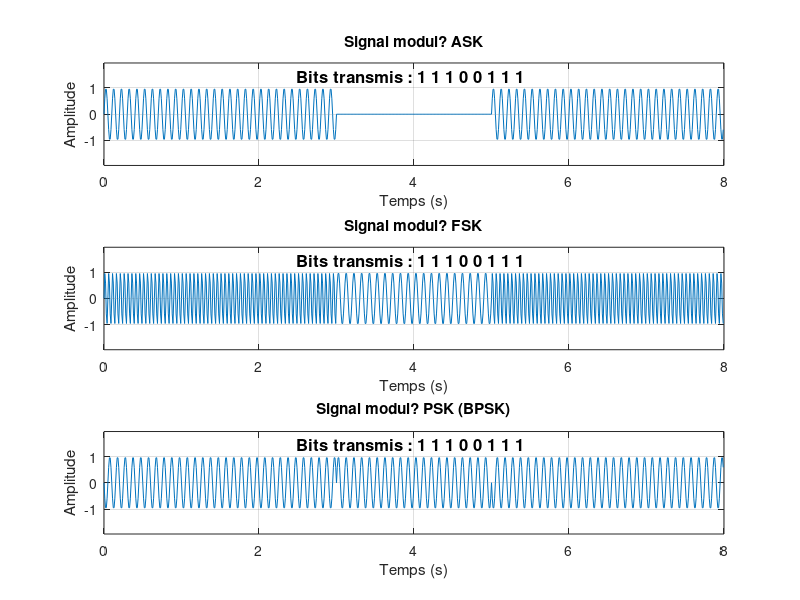

Source code (MATLAB):
% Param?tres communs
Tb = 1;                % Dur?e d'un bit (1 seconde)
fs = 100;              % Fr?quence d'?chantillonnage (Hz)
t = 0:1/fs:Tb-1/fs;    % Vecteur temps pour 1 bit
fc = 10;               % Fr?quence porteuse pour ASK et PSK (Hz)
f1 = 10;               % Fr?quence pour bit 0 en FSK (Hz)
f2 = 20;               % Fr?quence pour bit 1 en FSK (Hz)
N = 8;                 % Nombre de bits ? transmettre

% G?n?ration al?atoire de bits (0 ou 1)
bits = randi([0 1], 1, N);

% Initialisation des signaux modul?s
ASK_signal = [];
FSK_signal = [];
PSK_signal = [];

for i = 1:N
    % Signal ASK
    carrier_ASK = sin(2*pi*fc*t);
    if bits(i) == 1
        mod_ASK = carrier_ASK;
    else
        mod_ASK = zeros(size(carrier_ASK));
    end
    ASK_signal = [ASK_signal mod_ASK];
    
    % Signal FSK
    if bits(i) == 0
        carrier_FSK = sin(2*pi*f1*t);
    else
        carrier_FSK = sin(2*pi*f2*t);
    end
    FSK_signal = [FSK_signal carrier_FSK];
    
    % Signal PSK (BPSK) : bit 0 = sin(2*pi*fc*t), bit 1 = -sin(2*pi*fc*t)
    if bits(i) == 0
        mod_PSK = sin(2*pi*fc*t);
    else
        mod_PSK = -sin(2*pi*fc*t);
    end
    PSK_signal = [PSK_signal mod_PSK];
end

% Pr?parer la cha?ne de bits ? afficher
bits_str = sprintf('%d ', bits);

% Vecteur temps total pour N bits
t_total = 0:1/fs:Tb*N-1/fs;

% Affichage dans 3 sous-graphes
figure;

% ASK
subplot(3,1,1);
plot(t_total, ASK_signal);
title('Signal modul? ASK');
xlabel('Temps (s)');
ylabel('Amplitude');
grid on;
x_pos = t_total(round(end/2));
y_pos = max(ASK_signal) + 0.5;
ylim([min(ASK_signal)-1, y_pos + 0.5]);
text(x_pos, y_pos, ['Bits transmis : ' bits_str], 'HorizontalAlignment', 'center', 'FontSize', 12, 'FontWeight', 'bold');

% FSK
subplot(3,1,2);
plot(t_total, FSK_signal);
title('Signal modul? FSK');
xlabel('Temps (s)');
ylabel('Amplitude');
grid on;
x_pos = t_total(round(end/2));
y_pos = max(FSK_signal) + 0.5;
ylim([min(FSK_signal)-1, y_pos + 0.5]);
text(x_pos, y_pos, ['Bits transmis : ' bits_str], 'HorizontalAlignment', 'center', 'FontSize', 12, 'FontWeight', 'bold');

% PSK
subplot(3,1,3);
plot(t_total, PSK_signal);
title('Signal modul? PSK (BPSK)');
xlabel('Temps (s)');
ylabel('Amplitude');
grid on;
x_pos = t_total(round(end/2));
y_pos = max(PSK_signal) + 0.5;
ylim([min(PSK_signal)-1, y_pos + 0.5]);
text(x_pos, y_pos, ['Bits transmis : ' bits_str], 'HorizontalAlignment', 'center', 'FontSize', 12, 'FontWeight', 'bold');
